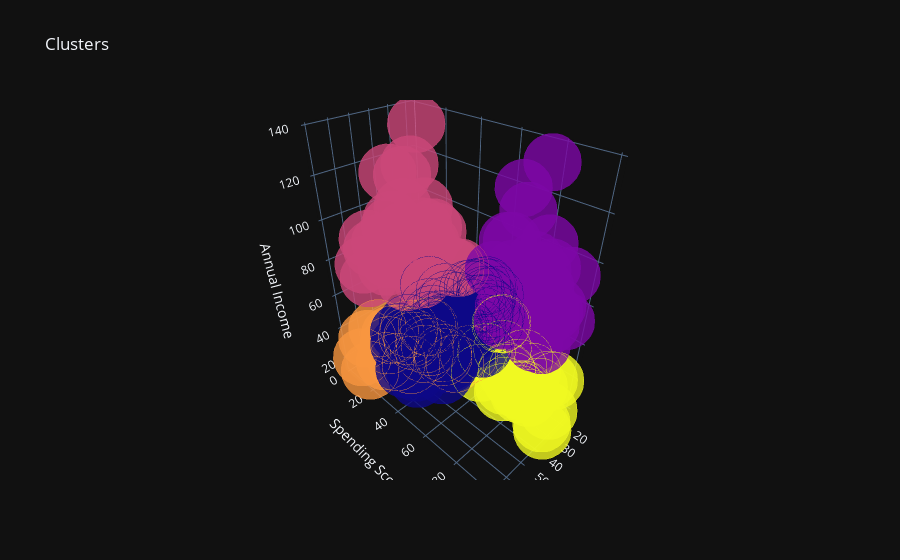

Source (notebook cell):
### Code cell
df['label3'] =  labels3
trace1 = go.Scatter3d(
    x= df['Age'],
    y= df['Spending Score (1-100)'],
    z= df['Annual Income (k$)'],
    mode='markers',
     marker=dict(
        color = df['label3'],
        size= 20,
        line=dict(
            color= df['label3'],
            width= 12
        ),
        opacity=0.8
     )
)
data = [trace1]
layout = go.Layout(
#     margin=dict(
#         l=0,
#         r=0,
#         b=0,
#         t=0
#     )
    title= 'Clusters',
    scene = dict(
            xaxis = dict(title  = 'Age'),
            yaxis = dict(title  = 'Spending Score'),
            zaxis = dict(title  = 'Annual Income')
        )
)
fig = go.Figure(data=data, layout=layout)
py.offline.iplot(fig)

### Figure 1 — Plotly figure (JSON) as saved in the notebook; plotly's stock layout.template omitted (floating-point values rounded to 4 significant figures; data arrays with more than 128 entries replaced by an {"elided": "..."} marker saying what was removed)
{"data": [{"marker": {"color": {"elided": "200 int values"}, "line": {"color": {"elided": "200 int values"}, "width": 12}, "opacity": 0.8, "size": 20}, "mode": "markers", "type": "scatter3d", "x": {"elided": "200 int values"}, "y": {"elided": "200 int values"}, "z": {"elided": "200 int values"}}], "layout": {"scene": {"xaxis": {"title": {"text": "Age"}}, "yaxis": {"title": {"text": "Spending Score"}}, "zaxis": {"title": {"text": "Annual Income"}}}, "title": {"text": "Clusters"}}}
